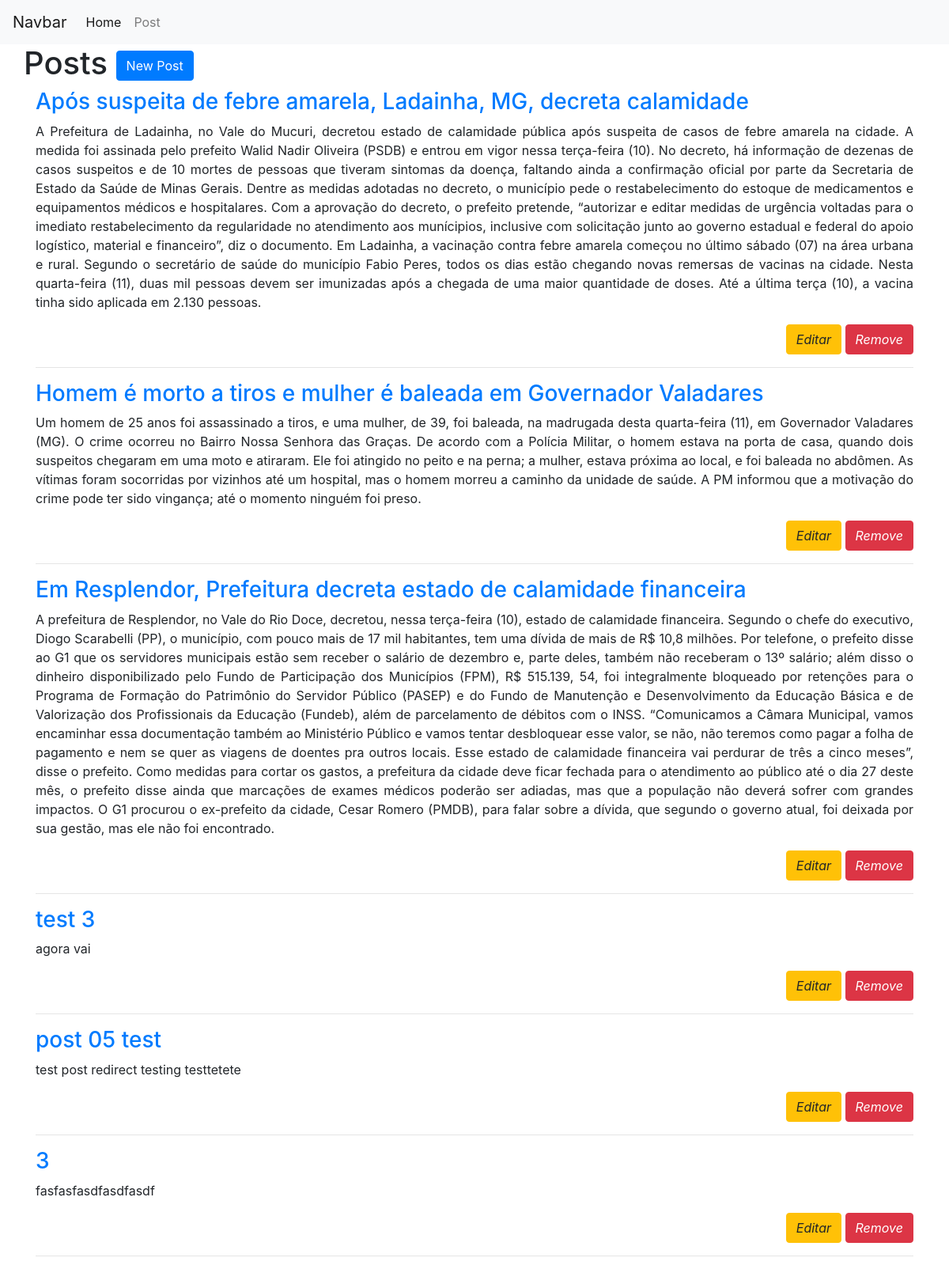
The page /posts on the database its author committed.
### tables this page shows
CREATE TABLE posts (id INTEGER CONSTRAINT posts_index PRIMARY KEY ASC AUTOINCREMENT, title VARCHAR (255) NOT NULL, content TEXT NOT NULL);

### app/controllers/PostsController.php (called while the page is built, shortened)
<?php
class PostsController extends BaseController
{
    private $post;
    public function __construct()
    {
        $this->post = Container::getModel("Post");
    }
    public function index()
    {
        $this->view->posts = $this->post->All();
        return $this->renderView('posts/index', 'layout');
    }
}

### core/bootstrap.php (called while the page is built, shortened)
<?php
$routes = require_once __DIR__ . "/../app/routes.php";
$route = new \Core\Route($routes);

### public/index.php (called while the page is built, shortened)
<?php
require_once __DIR__ . "/../core/bootstrap.php";

### core/BaseModel.php (called while the page is built, shortened)
<?php
abstract class BaseModel
{
    private $pdo;
    protected $table;
    public function __construct(PDO $pdo)
    {
        $this->pdo = $pdo;
    }
    public function All()
    {
        $query = "SELECT * FROM {$this->table}";
        $stmt = $this->pdo->prepare($query);
        $stmt->execute();
        $result = $stmt->fetchAll();
        return $result;
    }
}

### core/DataBase.php (called while the page is built, shortened)
<?php
class DataBase
{
    public static function getDataBase()
    {
        $conf = include_once __DIR__ . "/../app/database.php";
        if($conf['driver'] == 'sqlite')
        {
            $sqlite = __DIR__ . "/../storage/databases/" . $conf['sqlite']['host'];
            $sqlite = "sqlite:" . $sqlite;
            try{
                $pdo = new PDO($sqlite);
                $pdo->setAttribute(PDO::ATTR_ERRMODE, PDO::ERRMODE_EXCEPTION);
                $pdo->setAttribute(PDO::ATTR_DEFAULT_FETCH_MODE, PDO::FETCH_OBJ);
                return $pdo;
            }catch (PDOException $e){
                echo $e->getMessage();
            }
        }
    }
}

### core/Container.php (called while the page is built, shortened)
<?php
class Container
{
    public static function getModel($model)
    {
        return new $objModel(DataBase::getDataBase());
    }
}

### app/views/posts/index.phtml (the view, shortened to what this page needs)
<div class="container">
    <div class="row">
        <h1 class="h1">
            <?php echo $this->getPageTitle(); ?>
            <a href="/post/create" class="btn btn-primary text-right">
            New Post
            </a>
        </h1>
    </div>
    <?php foreach($this->view->posts as $post): ?>
    <h3 class="h3">
        <a href="/post/<?php echo $post->id; ?>/show"><?php echo $post->title; ?></a>
    </h3>
    <p class="text-justify"><?php echo $post->content; ?></p>
    <p class="text-right">
        <a href="/post/<?php echo $post->id?>/edit" class="btn btn-warning btn-xs">
            <i class="glyphicon glyphicon-pencil">Editar</i>
        </a>
        <a href="/post/<?php echo $post->id?>/delete" class="btn btn-danger btn-xs" onclick="return confirm('Deseja remover esse post ?')">
            <i class="glyphicon glyphicon-remove-sing">Remove</i>
        </a>
    </p>
    <hr/>
    <?php endforeach; ?>
</div>

### core/Route.php (shortened to what this page needs)
<?php
class Route
{
    private $routes;
    public function __construct(array $routes){
        $this->run();
    }
    private function setRoutes($routes)
    {
        foreach ($routes as $route)
        {
            $explode1 = explode('@', $route[1]);
            $r = [$route[0], $explode1[0], $explode1[1]];
            $newRoutes[] = $r;
        }
        $this->routes = $newRoutes;
    }
    private function GetRequest()
    {
        $obj = new \stdClass;
        return $obj;
    }
    private function getUrl()
    {
        return parse_url($_SERVER['REQUEST_URI'], PHP_URL_PATH);
    }
    private function run()
    {
        $url = $this->getUrl();
        $found = null;
        foreach ($this->routes as $route)
        {
            $routeArray = explode('/', $route[0]);
            $param = [];
            for($i = 0; $i < count($routeArray); $i++)
            {
                    $route[0] = implode($routeArray, '/');
            }
            if($url == $route[0])
            {
                $found = true;
                $controller = $route[1];
                $action = $route[2];
            break;
            }
        }
        if($found){
            $controller = Container::newController($controller);
            switch (count($param)){
                default:
                    $controller->$action($this->getRequest());
            break;
            }
        }else{
            Container::pageNotFound();
        }
    }
}
?>

### core/BaseController.php (shortened to what this page needs)
<?php
abstract class BaseController
{
    private $viewPath;
    private $layoutPath;
    private $pageTitle = null;
    public function __construct()
    {
        $this->view = new \stdClass;
    }
    protected function renderView($viewPath, $layoutPath = null)
    {
        $this->viewPath = $viewPath;
        $this->layoutPath = $layoutPath;
        if($layoutPath){
            return $this->layout();
        }else{
            return $this->content();
        }
    }
    protected function content()
    {
        if(file_exists(__DIR__ . "/../app/views/{$this->viewPath}.phtml")){
            return require_once __DIR__ . "/../app/views/{$this->viewPath}.phtml";
        }else{
            echo "Error: View path not found!";
        }
    }
    protected function layout()
    {
        if(file_exists(__DIR__ . "/../app/views/{$this->layoutPath}.phtml")){
            return require_once __DIR__ . "/../app/views/{$this->layoutPath}.phtml";
        }else{
            echo "Error: Layout path not found!";
        }
    }
    protected function setPageTitle($pageTitle)
    {
        $this->pageTitle = $pageTitle;
    }
    protected function getPageTitle($separator = null)
    {
        if($separator){
            return $this->pageTitle . " " . $separator . " ";
        }else{
            return $this->pageTitle;
        }
    }
}

### app/views/layout.phtml (shortened to what this page needs)
<!DOCTYPE html>
<html lang="pt-br">
<head>
	<link rel="stylesheet" href="https://stackpath.bootstrapcdn.com/bootstrap/4.1.3/css/bootstrap.min.css">
</head>
<body>
<?php require_once __DIR__ . "/menu.phtml" ?>
<?php $this->content() ?>
</body>
</html>

### app/views/menu.phtml (shortened to what this page needs)
<nav class="navbar navbar-expand-lg navbar-light bg-light">
  <a class="navbar-brand" href="#">Navbar</a>
  <div class="collapse navbar-collapse" id="conteudoNavbarSuportado">
    <ul class="navbar-nav mr-auto">
      <li class="nav-item active">
        <a class="nav-link" href="/">Home <span class="sr-only">(página atual)</span></a>
      </li>
      <li class="nav-item">
        <a class="nav-link" href="/posts">Post</a>
      </li>
    </ul>
  </div>
</nav>

### rows shown on the page
posts: title "Após suspeita de febre amarela, Ladainha, MG, decreta calamidade", content "A Prefeitura de Ladainha, no Vale do Mucuri, decretou estado de calamidade pública após suspeita de casos de febre amarela na cidade. A medida foi assinada pelo prefeito Walid Nadir Oliveira (PSDB) e entrou em vigor nessa terça-feira (10). No decreto, há informação de dezenas de casos suspeitos e de 10 mortes de pessoas que tiveram sintomas da doença, faltando ainda a confirmação oficial por parte da Secretaria de Estado da Saúde de Minas Gerais. Dentre as medidas adotadas no decreto, o município pede o restabelecimento do estoque de medicamentos e equipamentos médicos e hospitalares. Com a aprovação do decreto, o prefeito pretende, “autorizar e editar medidas de urgência voltadas para o…"
posts: title "Homem é morto a tiros e mulher é baleada em Governador Valadares", content "Um homem de 25 anos foi assassinado a tiros, e uma mulher, de 39, foi baleada, na madrugada desta quarta-feira (11), em Governador Valadares (MG). O crime ocorreu no Bairro Nossa Senhora das Graças. De acordo com a Polícia Militar, o homem estava na porta de casa, quando dois suspeitos chegaram em uma moto e atiraram. Ele foi atingido no peito e na perna; a mulher, estava próxima ao local, e foi baleada no abdômen. As vítimas foram socorridas por vizinhos até um hospital, mas o homem morreu a caminho da unidade de saúde. A PM informou que a motivação do crime pode ter sido vingança; até o momento ninguém foi preso."
posts: title "Em Resplendor, Prefeitura decreta estado de calamidade financeira", content "A prefeitura de Resplendor, no Vale do Rio Doce, decretou, nessa terça-feira (10), estado de calamidade financeira. Segundo o chefe do executivo, Diogo Scarabelli (PP), o município, com pouco mais de 17 mil habitantes, tem uma dívida de mais de R$ 10,8 milhões. Por telefone, o prefeito disse ao G1 que os servidores municipais estão sem receber o salário de dezembro e, parte deles, também não receberam o 13º salário; além disso o dinheiro disponibilizado pelo Fundo de Participação dos Municípios (FPM), R$ 515.139, 54, foi integralmente bloqueado por retenções para o Programa de Formação do Patrimônio do Servidor Público (PASEP) e do Fundo de Manutenção e Desenvolvimento da Educação Básica e…"
posts: title "test 3", content "agora vai"
posts: title "post 05 test", content "test post redirect testing testtetete"
posts: title "3", content "fasfasfasdfasdfasdf"

### other values the page prints
$this->getPageTitle() "Posts"
